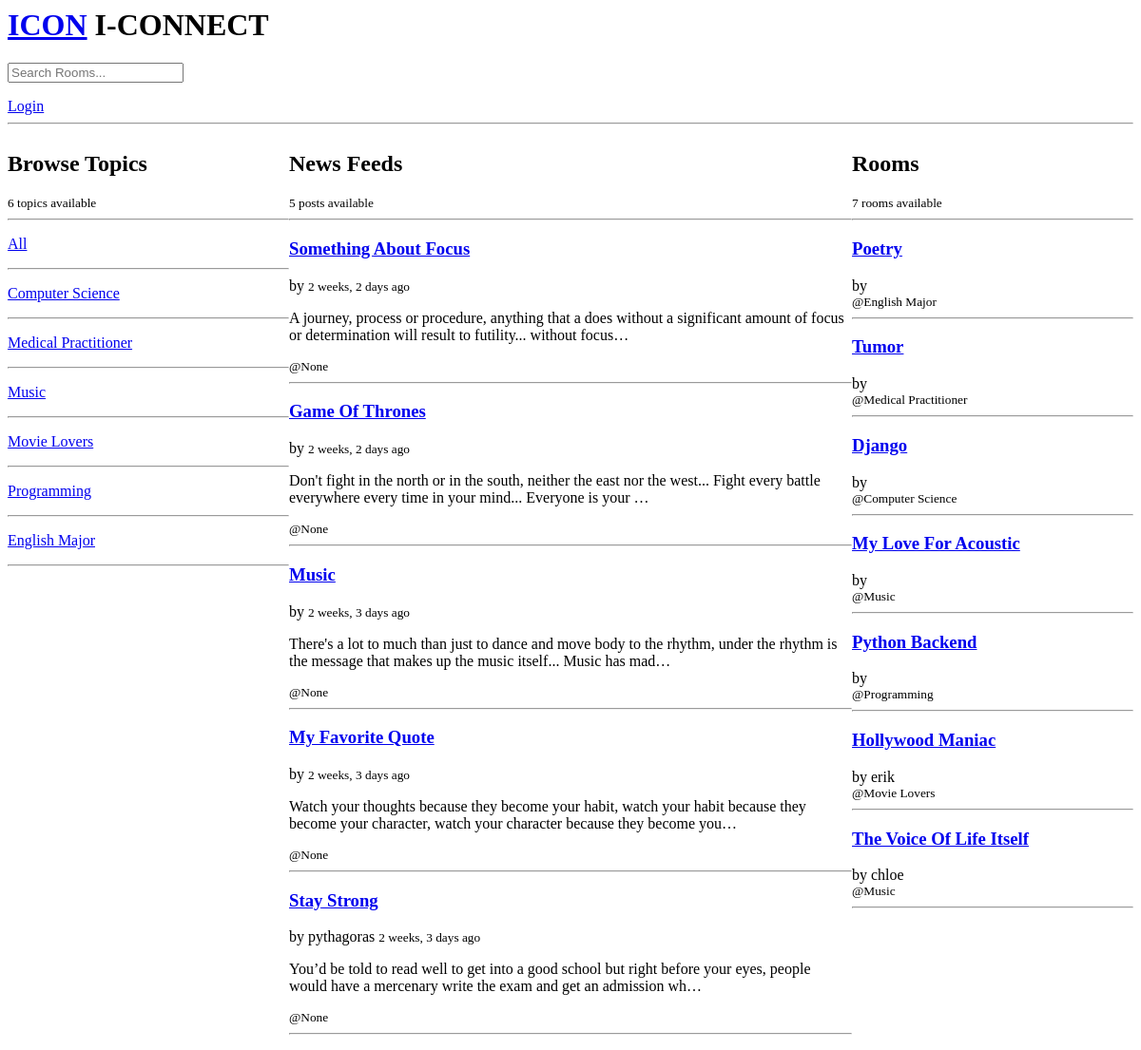
The app's page /, older data.
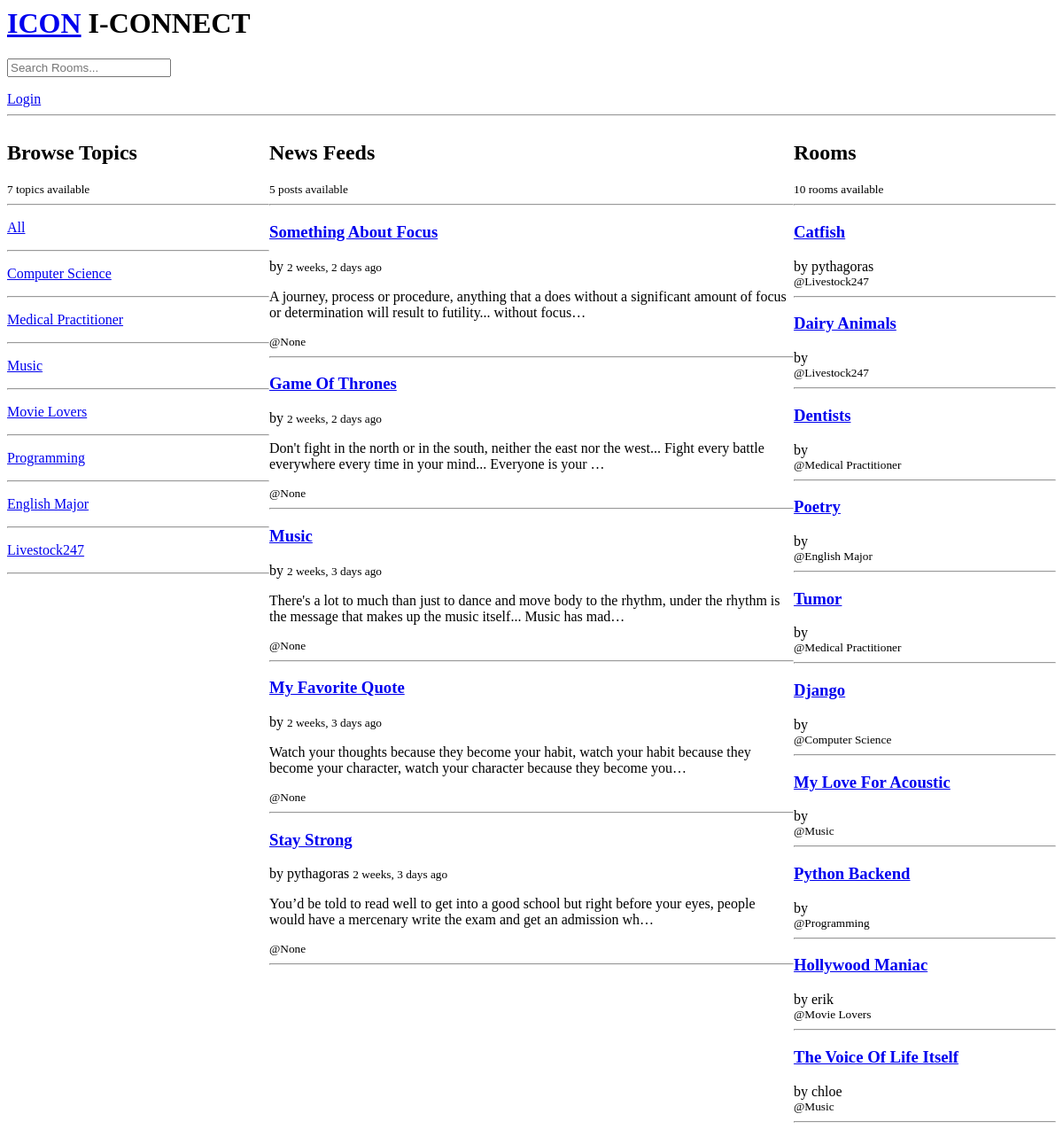
The same page, newer data.
### base/models.py (models this page shows, shortened)
class Topic(models.Model):
    name = models.CharField(max_length=70)
    updated = models.DateTimeField(auto_now=True)
    created = models.DateTimeField(auto_now_add=True)
    def __str__(self):
        return self.name

class Display(models.Model):
    host = models.ForeignKey(User, on_delete=models.SET_NULL, null=True)
    title = models.CharField(max_length=50)
    room = models.ForeignKey(Room, on_delete=models.SET_NULL, null=True)
    blog = models.TextField(max_length=99999)
    updated = models.DateTimeField(auto_now=True)
    created = models.DateTimeField(auto_now_add=True)
    class Meta:
        ordering = ["-created", "-updated"]

class Room(models.Model):
    host = models.ForeignKey(User, on_delete=models.SET_NULL, null=True)
    topic = models.ForeignKey(Topic, on_delete=models.SET_NULL, null=True)
    name = models.CharField(max_length=70)
    description = models.TextField(blank=True, null=True)
    updated = models.DateTimeField(auto_now=True)
    created = models.DateTimeField(auto_now_add=True)
    class Meta:
        ordering = ["-created", "-updated"]

### base/views.py (the view)
# urls.py: path("", views.home_view, name="home"),
def home_view(request, *args, **kwargs):
    q = request.GET.get('q') if request.GET.get('q') != None else ''
    rooms = Room.objects.filter(
        Q(topic__name__icontains=q) |
        Q(name__icontains=q) |
        Q(host__username__icontains=q)
    )
    topics = Topic.objects.all()
    displays = Display.objects.all()
    topics_count = topics.count()
    rooms_count = rooms.count()
    display_count = displays.count()
    context = {
        "topics": topics, "rooms": rooms,
        "displays": displays,"rooms_count":rooms_count,
        "topics_count": topics_count, "display_count": display_count
    }
    return render(request, "base/home.html", context)

### base/templates/base/home.html (shortened to what this page needs)
{% extends "main.html" %}
{% block content %}
<div class="home-container">
  <div class="">
    <h2>Browse Topics</h2>
      <small> {{topics_count}} topics available</small><hr></span>
    <div class="">
      <a href="{% url 'home' %}"><p>All</p></a><hr>
    </div>
    {% for topic in topics %}
    <div class="">
      <a href="{% url 'home' %}?q={{topic.name}}"><p>{{topic.name|title}}</p></a><hr>
    </div>
    {% endfor %}
  </div>
  <div class="">
    <h2>News Feeds</h2>
    <small>{{display_count}} posts available</small><hr>
    {% for display in displays %}
    <div class="">
      <a href="{% url 'blog' display.id %}"><h3>{{display.title|title}}</h3></a>
      <span>by {{display.host.username}}</span>  <small>{{display.created|timesince}} ago</small>
      <p>{{display.blog|truncatechars:150|capfirst}}</p>
      <small>@{{display.room}}</small>
      <hr>
    </div>
    {% endfor %}
  </div>
  <div class="">
    <h2>Rooms</h2>
      <small> {{rooms_count}} rooms available</small></span><hr>
    {% for room in rooms %}
    <a href="{% url 'room' room.id %}"><h3>{{room.name|title}}</h3></a><span>by {{room.host.username}}</span><br>
    <small>@{{room.topic|title}}</small><hr>
    {% endfor %}
  </div>
</div>
{% endblock content %}

Row changes from the older to the newer data that the page shows:
added Topic: name "Livestock247"
added Room: name "Catfish", host.username "pythagoras", topic "Livestock247"
added Room: name "Dairy Animals", topic "Livestock247"
added Room: name "Dentists", topic "Medical Practitioner"
Text that changed along with them:
{{ topics_count }}: "6" → "7"
{{ rooms_count }}: "7" → "10"
